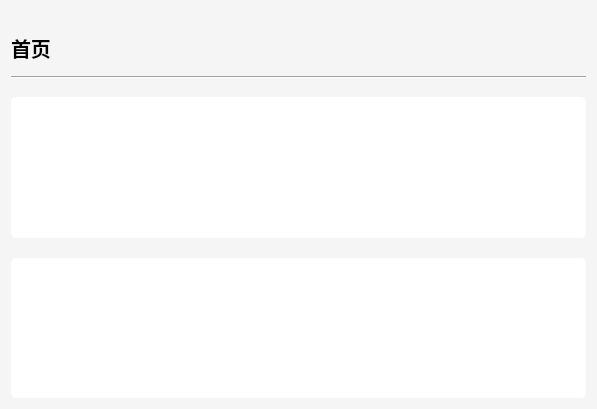
<?xml version="1.0" encoding="UTF-8"?>
<ui version="4.0">
 <class>HomeWidget</class>
 <widget class="QWidget" name="HomeWidget">
  <property name="geometry">
   <rect>
    <x>0</x>
    <y>0</y>
    <width>597</width>
    <height>409</height>
   </rect>
  </property>
  <property name="windowTitle">
   <string>Form</string>
  </property>
  <property name="styleSheet">
   <string notr="true">#HomeWidget{background:#f5f5f5;}</string>
  </property>
  <layout class="QGridLayout" name="gridLayout">
   <item row="0" column="0">
    <widget class="QWidget" name="topWidget" native="true">
     <property name="minimumSize">
      <size>
       <width>0</width>
       <height>80</height>
      </size>
     </property>
     <property name="maximumSize">
      <size>
       <width>16777215</width>
       <height>80</height>
      </size>
     </property>
     <property name="styleSheet">
      <string notr="true">QWidget#rightTopWidget{border-bottom:1px solid #d6d6d6;}</string>
     </property>
     <layout class="QGridLayout" name="gridLayout_3">
      <property name="leftMargin">
       <number>0</number>
      </property>
      <property name="topMargin">
       <number>0</number>
      </property>
      <property name="rightMargin">
       <number>0</number>
      </property>
      <property name="bottomMargin">
       <number>0</number>
      </property>
      <property name="spacing">
       <number>0</number>
      </property>
      <item row="0" column="0">
       <layout class="QVBoxLayout" name="topLayout">
        <property name="spacing">
         <number>3</number>
        </property>
        <item>
         <layout class="QHBoxLayout" name="topMainLayout">
          <item>
           <widget class="QLabel" name="nameLabel">
            <property name="minimumSize">
             <size>
              <width>0</width>
              <height>50</height>
             </size>
            </property>
            <property name="maximumSize">
             <size>
              <width>16777215</width>
              <height>50</height>
             </size>
            </property>
            <property name="baseSize">
             <size>
              <width>200</width>
              <height>50</height>
             </size>
            </property>
            <property name="font">
             <font>
              <family>宋体</family>
              <pointsize>15</pointsize>
              <bold>true</bold>
             </font>
            </property>
            <property name="text">
             <string>首页</string>
            </property>
            <property name="scaledContents">
             <bool>true</bool>
            </property>
            <property name="alignment">
             <set>Qt::AlignLeading|Qt::AlignLeft|Qt::AlignVCenter</set>
            </property>
            <property name="wordWrap">
             <bool>false</bool>
            </property>
            <property name="margin">
             <number>10</number>
            </property>
           </widget>
          </item>
          <item>
           <spacer name="tempLayoutHSpacer">
            <property name="orientation">
             <enum>Qt::Horizontal</enum>
            </property>
            <property name="sizeHint" stdset="0">
             <size>
              <width>40</width>
              <height>50</height>
             </size>
            </property>
           </spacer>
          </item>
          <item>
           <widget class="QPushButton" name="lockButton">
            <property name="minimumSize">
             <size>
              <width>30</width>
              <height>30</height>
             </size>
            </property>
            <property name="maximumSize">
             <size>
              <width>30</width>
              <height>30</height>
             </size>
            </property>
            <property name="cursor">
             <cursorShape>PointingHandCursor</cursorShape>
            </property>
            <property name="styleSheet">
             <string notr="true">QPushButton{border:0px;border-radius:5px;background:transparent;}QPushButton:hover{border:0px;border-radius:5px;background:transparent;background-color:#e2e2e2;}</string>
            </property>
            <property name="text">
             <string/>
            </property>
            <property name="icon">
             <iconset resource="../../qrc/custom/custom.qrc">
              <normaloff>:/custom/icons/lock.png</normaloff>:/custom/icons/lock.png</iconset>
            </property>
           </widget>
          </item>
          <item>
           <widget class="QPushButton" name="logoutButton">
            <property name="minimumSize">
             <size>
              <width>30</width>
              <height>30</height>
             </size>
            </property>
            <property name="maximumSize">
             <size>
              <width>30</width>
              <height>30</height>
             </size>
            </property>
            <property name="cursor">
             <cursorShape>PointingHandCursor</cursorShape>
            </property>
            <property name="styleSheet">
             <string notr="true">QPushButton{border:0px;border-radius:5px;background:transparent;}QPushButton:hover{border:0px;border-radius:5px;background:transparent;background-color:#e2e2e2;}</string>
            </property>
            <property name="text">
             <string/>
            </property>
            <property name="icon">
             <iconset resource="../../qrc/custom/custom.qrc">
              <normaloff>:/custom/icons/logout.png</normaloff>:/custom/icons/logout.png</iconset>
            </property>
           </widget>
          </item>
          <item>
           <spacer name="horizontalSpacer_3">
            <property name="orientation">
             <enum>Qt::Horizontal</enum>
            </property>
            <property name="sizeType">
             <enum>QSizePolicy::Minimum</enum>
            </property>
            <property name="sizeHint" stdset="0">
             <size>
              <width>20</width>
              <height>40</height>
             </size>
            </property>
           </spacer>
          </item>
         </layout>
        </item>
        <item>
         <widget class="Line" name="line">
          <property name="orientation">
           <enum>Qt::Horizontal</enum>
          </property>
         </widget>
        </item>
       </layout>
      </item>
     </layout>
    </widget>
   </item>
   <item row="1" column="0">
    <layout class="QVBoxLayout" name="bottomLayout">
     <property name="spacing">
      <number>20</number>
     </property>
     <item>
      <widget class="QWidget" name="groupOverviewWidget" native="true">
       <property name="styleSheet">
        <string notr="true">QWidget#groupOverviewWidget{background:white;border-radius:5px;}</string>
       </property>
      </widget>
     </item>
     <item>
      <widget class="QWidget" name="groupTypeOverviewWidget" native="true">
       <property name="styleSheet">
        <string notr="true">QWidget#groupTypeOverviewWidget{background:white;border-radius:5px}</string>
       </property>
      </widget>
     </item>
    </layout>
   </item>
  </layout>
 </widget>
 <resources>
  <include location="../../qrc/custom/custom.qrc"/>
 </resources>
 <connections/>
</ui>
